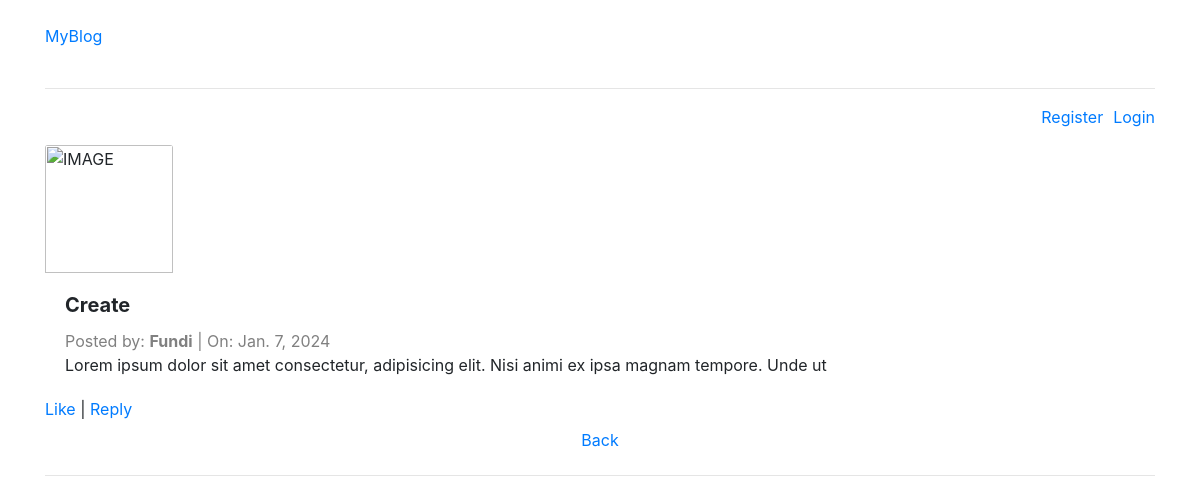
The page /detail/2/ on the database its author committed.
### blogapp/models.py (models this page shows, shortened)
class Blog(models.Model):
    title = models.CharField(max_length=100)
    text = models.CharField(max_length=10000)
    author = models.ForeignKey(User, on_delete=models.CASCADE)
    date = models.DateField(auto_now_add=True)
    featured = models.BooleanField(default=False)
    likes = models.ManyToManyField(User, related_name="likes", null=True, blank=True, default='0')

### blogapp/views.py (the view)
# urls.py: path('detail/<str:pk>/', detail, name = 'detail'),
def detail(request, pk):
    blog = Blog.objects.get(pk=pk)
    context = {'blog': blog}
    return render(request, 'blogs/detail.html', context)

### blogapp/templates/blogs/detail.html (shortened to what this page needs)
{% extends 'base.html' %}
{% block content %}
<div class="row">
  <div class="col-md-12">
      <div class="card w-100" style="width: 100%; border: none;">
          <img style="width: 8rem;" src="{{ blog.image.url }}" class="card-img-top" alt="IMAGE">
          <div class="card-body">
            <h5 class="card-title"><strong>{{ blog.title | capfirst }}</strong></h5>
            <div class="" style="color: gray;">
              Posted by: <strong>{{ blog.author | capfirst }}</strong> |
              On: {{ blog.date }}<strong></strong></div>
            <p class="card-text">{{ blog.text }}</p>
          </div>
          <div>
            <a href="">Like</a> |
            <a href="">Reply</a>
          </div>
          <button class="btn"><a href="{% url 'index' %}">Back</a></button>
      </div><hr>
  </div>
</div>
{% endblock %}

### rows shown on the page
Blog: title "Create", author "Fundi", date "Jan. 7, 2024", text "Lorem ipsum dolor sit amet consectetur, adipisicing elit. Nisi animi ex ipsa magnam tempore. Unde ut"
